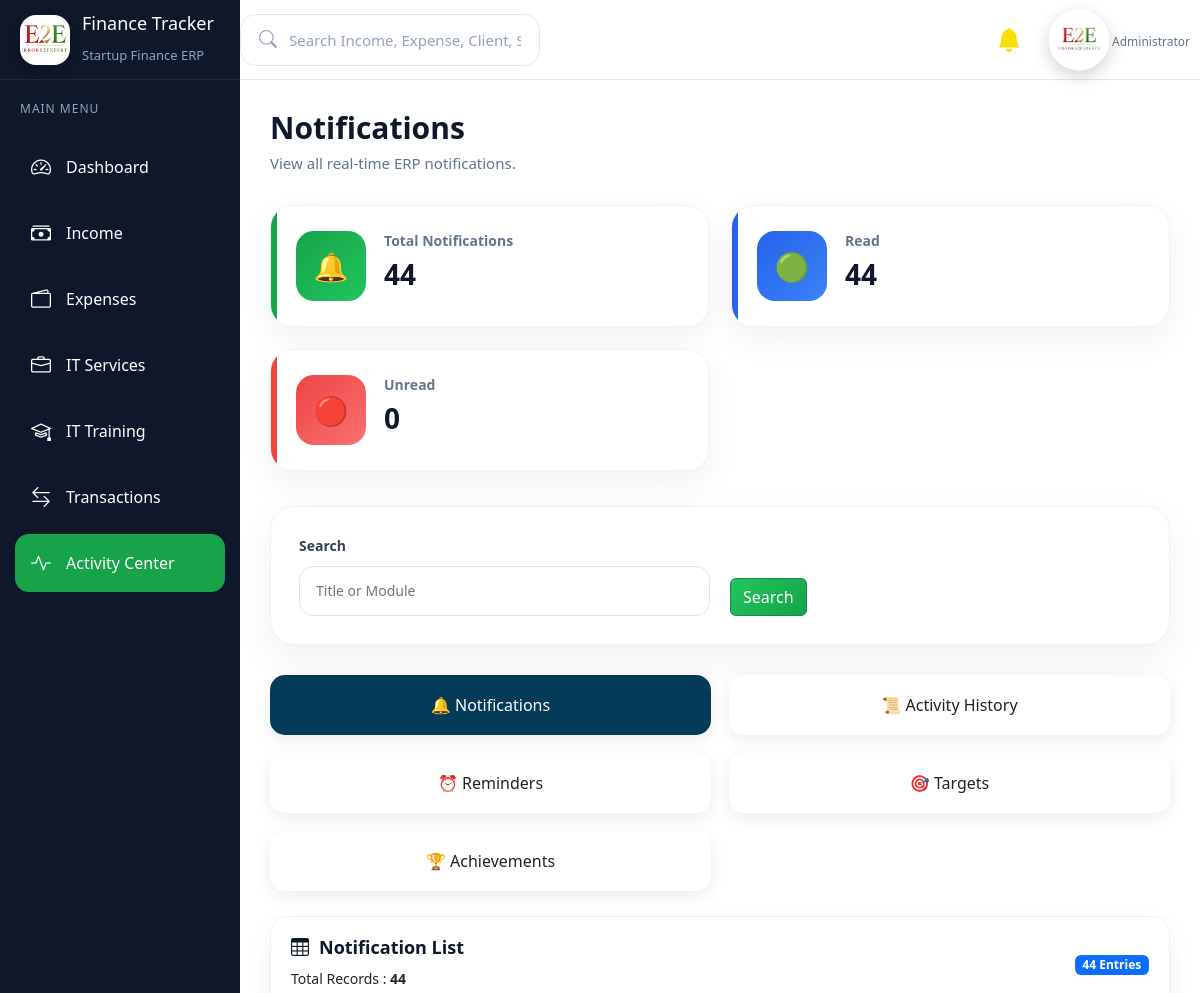
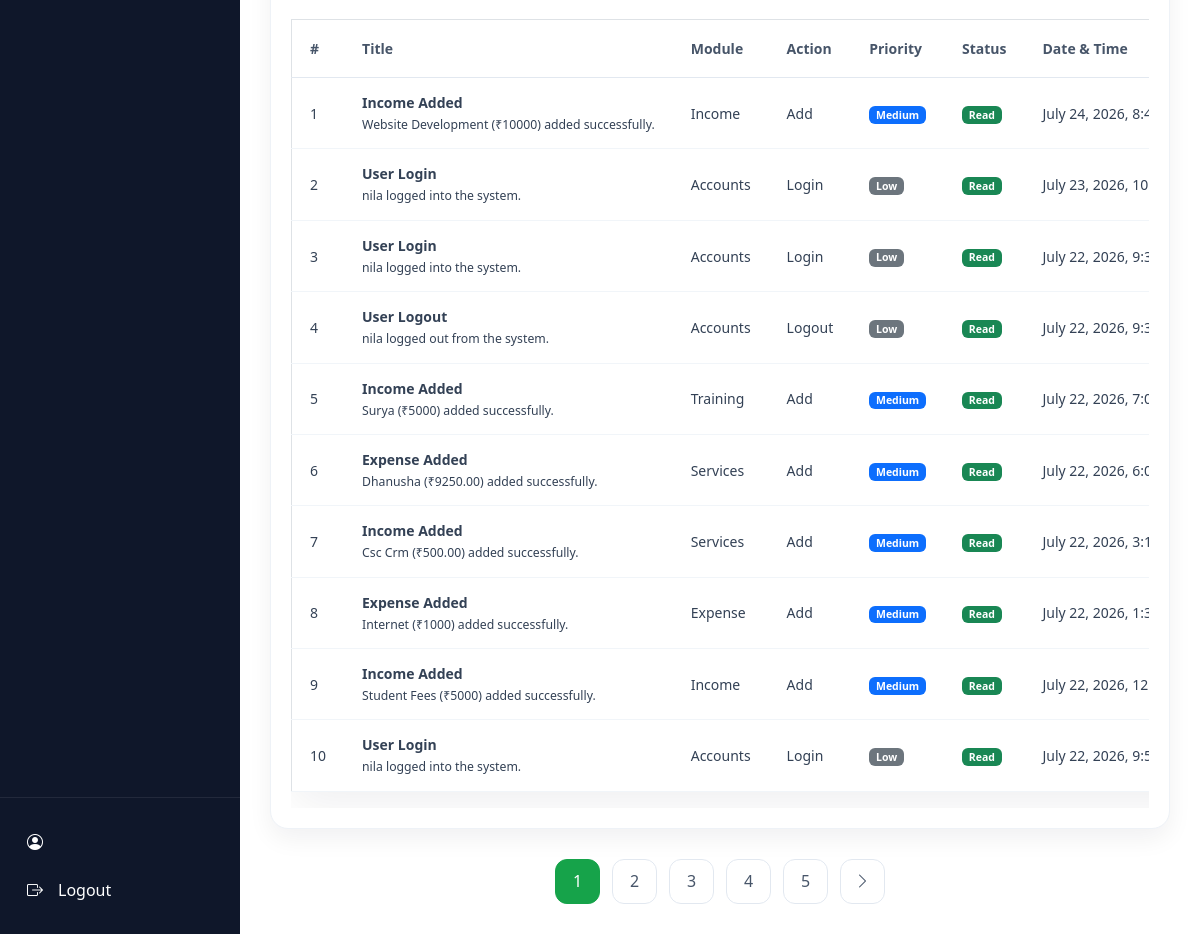
/activity/notifications/, run on an earlier commit of the app's database (2 pictures, top to bottom).
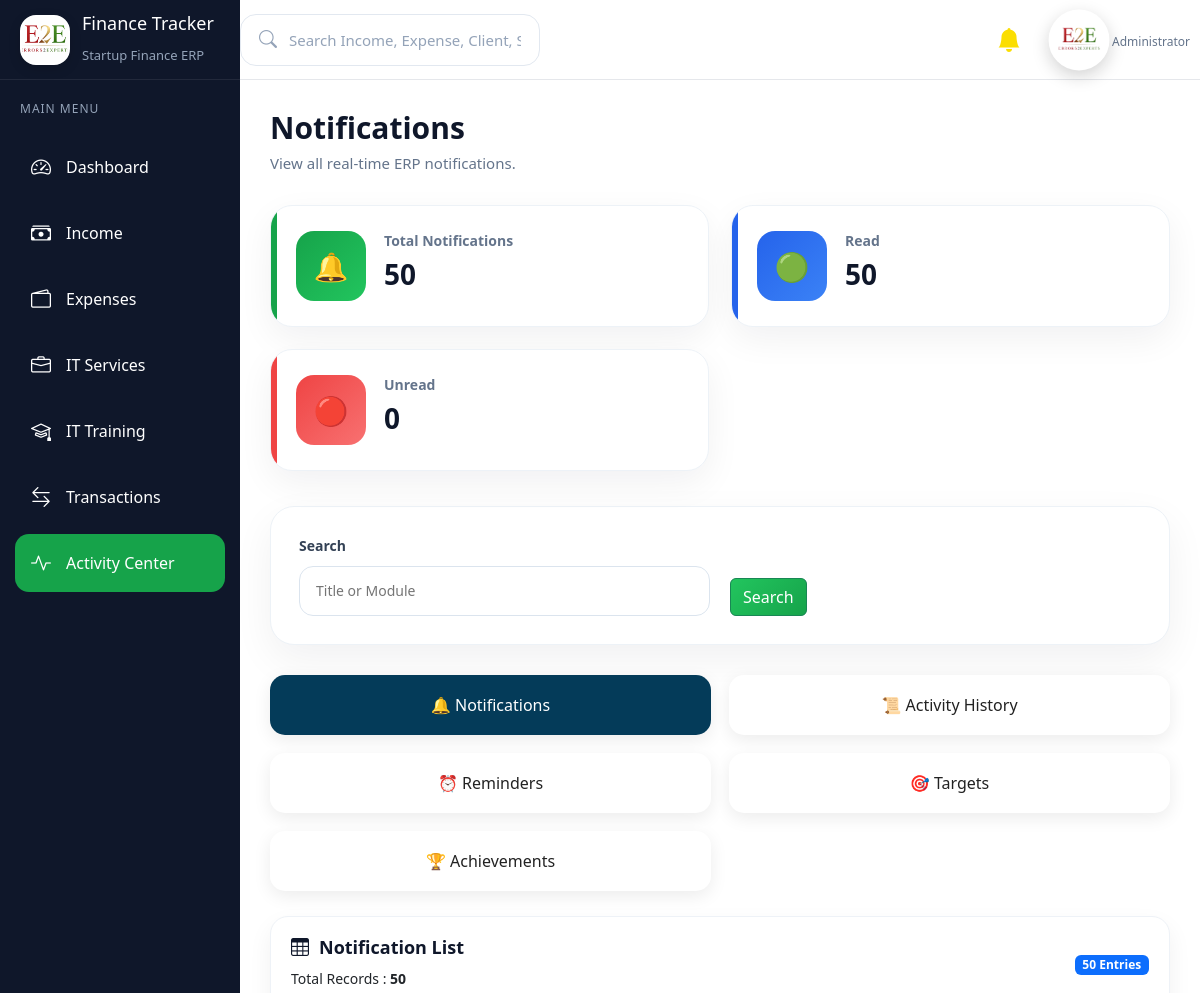
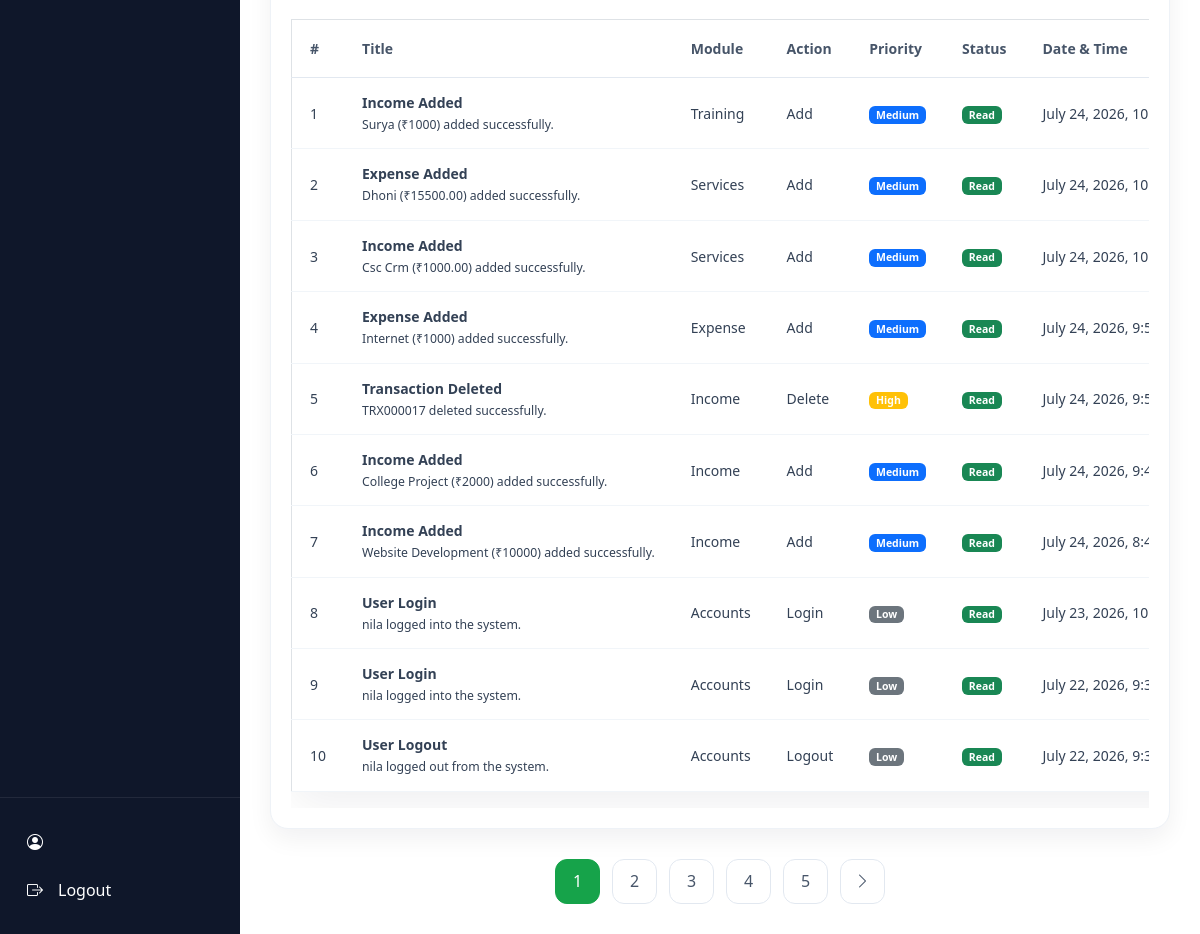
And on a later commit of the database (2 pictures, top to bottom).
### activity/models.py (models this page shows, shortened)
class Notification(models.Model):
    MODULE_CHOICES = (
        ("Accounts", "Accounts"),
        ("Income", "Income"),
        ("Expense", "Expense"),
        ("Training", "Training"),
        ("Services", "Services"),
        ("Transaction", "Transaction"),
        ("Report", "Report"),
        ("Settings", "Settings"),
        ("System", "System"),
    )
    ACTION_CHOICES = (
        ("Add", "Add"),
        ("Edit", "Edit"),
        ("Delete", "Delete"),
        ("View", "View"),
        ("Reminder", "Reminder"),
        ("Target", "Target"),
        ("Achievement", "Achievement"),
        ("Login", "Login"),
        ("Logout", "Logout"),
    )
    PRIORITY_CHOICES = (
        ("Low", "Low"),
        ("Medium", "Medium"),
        ("High", "High"),
        ("Critical", "Critical"),
    )
    title = models.CharField(max_length=200)
    message = models.TextField()
    module = models.CharField(
        max_length=30,
        choices=MODULE_CHOICES
    )
    action = models.CharField(
        max_length=30,
        choices=ACTION_CHOICES
    )
    priority = models.CharField(
        max_length=20,
        choices=PRIORITY_CHOICES,
        default="Medium"
    )
    is_read = models.BooleanField(
        default=False
    )
    created_by = models.ForeignKey(
        User,
        on_delete=models.SET_NULL,
        null=True,
        blank=True
    )
    created_at = models.DateTimeField(
        auto_now_add=True
    )
    class Meta:
        ordering = ["-created_at"]

### activity/views.py (the view)
def notification_list(request):
    Notification.objects.filter(
        is_read=False
    ).update(is_read=True)
    notifications = Notification.objects.all().order_by("-created_at")
    total_notifications = notifications.count()
    read_notifications = notifications.filter(
        is_read=True
    ).count()
    unread_notifications = notifications.filter(
        is_read=False
    ).count()
    paginator = Paginator(
        notifications,
        10
    )
    page_number = request.GET.get("page")
    page_obj = paginator.get_page(page_number)
    return render(
        request,
        "activity/notification_list.html",
        {
            "notifications": page_obj,
            "page_obj": page_obj,
            "total_notifications": total_notifications,
            "read_notifications": read_notifications,
            "unread_notifications": unread_notifications,
            "active_page": "notifications",
            "active_activity": "notifications",
        }
    )

### activity/context_processors.py (called while the page is built)
def notification_context(request):
    unread_notifications = Notification.objects.filter(
        is_read=False
    ).count()
    recent_notifications = Notification.objects.filter(
        is_read=False
    ).order_by("-created_at")[:5]
    return {
        "unread_notifications": unread_notifications,
        "recent_notifications": recent_notifications,
    }

### templates/activity/notification_list.html (shortened to what the changed rows need)
{% extends "base.html" %}
{% block content %}
<div class="page-header">
    <div>
        <h2>Notifications</h2>
    </div>
</div>
<div class="dashboard-cards">
    <div class="dashboard-card revenue">
        <div class="card-content">
            <h5>Total Notifications</h5>
            <h2>{{ total_notifications }}</h2>
        </div>
    </div>
    <div class="dashboard-card profit">
        <div class="card-content">
            <h5>Read</h5>
            <h2>{{ read_notifications }}</h2>
        </div>
    </div>
    <div class="dashboard-card expense">
        <div class="card-content">
            <h2>{{ unread_notifications }}</h2>
        </div>
    </div>
</div>
<div class="dashboard-box notification-table-card">
    <div class="box-header">
    <div>
        <small>
            Total Records :
            <strong>{{ page_obj.paginator.count }}</strong>
        </small>
    </div>
    <div>
        <span class="badge bg-primary">
            {{ page_obj.paginator.count }} Entries
        </span>
    </div>
</div>
   <div class="table-responsive">
    <table class="table dashboard-table align-middle">
        <thead>
            <tr>
                <th>#</th>
                <th>Title</th>
                <th>Module</th>
                <th>Action</th>
                <th>Priority</th>
                <th>Status</th>
                <th>Date & Time</th>
            </tr>
        </thead>
        <tbody>
        {% for notification in notifications %}
            <tr>
                <td>{{ page_obj.start_index|add:forloop.counter0 }}</td>
                <td>
                    <strong>
                        {{ notification.title }}
                    </strong>
                    <br>
                    <small>
                        {{ notification.message }}
                    </small>
                </td>
                <td>
                    {{ notification.module }}
                </td>
                <td>
                    {{ notification.action }}
                </td>
                <td>
                    {% if notification.priority == "Critical" %}
                        <span class="badge bg-danger">
                            Critical
                        </span>
                    {% elif notification.priority == "High" %}
                        <span class="badge bg-warning">
                            High
                        </span>
                    {% elif notification.priority == "Medium" %}
                        <span class="badge bg-primary">
                            Medium
                        </span>
                    {% else %}
                        <span class="badge bg-secondary">
                            Low
                        </span>
                    {% endif %}
                </td>
                <td>
                    {% if notification.is_read %}
                        <span class="badge bg-success">
                            Read
                        </span>
                    {% else %}
                        <span class="badge bg-danger">
                            Unread
                        </span>
                    {% endif %}
                </td>
                <td>
                    {{ notification.created_at }}
                </td>
            </tr>
        {% endfor %}
        </tbody>
    </table>
</div>
</div>
<div class="pagination-container">
    {% for page in page_obj.paginator.page_range %}
        {% if page == page_obj.number %}
            <span class="page-btn active">{{ page }}</span>
        {% else %}
            <a href="?page={{ page }}" class="page-btn">{{ page }}</a>
        {% endif %}
    {% endfor %}
    {% if page_obj.has_next %}
    <a href="?page={{ page_obj.next_page_number }}" class="page-btn">
        <i class="bi bi-chevron-right"></i>
    </a>
    {% endif %}
</div>
{% endblock %}

What changed in the data, as far as the page shows it:
no longer on this page (row unchanged): Notification: start_index|add "5", title "Income Added", message "Surya (₹5000) added successfully.", module "Training", action "Add", priority "Medium", is_read "Read", created_at "July 22, 2026,…"
no longer on this page (row unchanged): Notification: start_index|add "6", title "Expense Added", message "Dhanusha (₹9250.00) added successfully.", module "Services", action "Add", priority "Medium", is_read "Read", created_at "July 22, 2026,…"
no longer on this page (row unchanged): Notification: start_index|add "7", title "Income Added", message "Csc Crm (₹500.00) added successfully.", module "Services", action "Add", priority "Medium", is_read "Read", created_at "July 22, 2026,…"
no longer on this page (row unchanged): Notification: start_index|add "8", title "Expense Added", message "Internet (₹1000) added successfully.", module "Expense", action "Add", priority "Medium", is_read "Read", created_at "July 22, 2026,…"
no longer on this page (row unchanged): Notification: start_index|add "9", title "Income Added", message "Student Fees (₹5000) added successfully.", module "Income", action "Add", priority "Medium", is_read "Read", created_at "July 22, 2026,…"
no longer on this page (row unchanged): Notification: start_index|add "10", title "User Login", message "nila logged into the system.", module "Accounts", action "Login", priority "Low", is_read "Read", created_at "July 22, 2026,…"
added Notification: start_index|add "1", title "Income Added", message "Surya (₹1000) added successfully.", module "Training", action "Add", priority "Medium", is_read "Read", created_at "July 24, 2026,…"
added Notification: start_index|add "2", title "Expense Added", message "Dhoni (₹15500.00) added successfully.", module "Services", action "Add", priority "Medium", is_read "Read", created_at "July 24, 2026,…"
added Notification: start_index|add "3", title "Income Added", message "Csc Crm (₹1000.00) added successfully.", module "Services", action "Add", priority "Medium", is_read "Read", created_at "July 24, 2026,…"
added Notification: start_index|add "4", title "Expense Added", message "Internet (₹1000) added successfully.", module "Expense", action "Add", priority "Medium", is_read "Read", created_at "July 24, 2026,…"
added Notification: start_index|add "5", title "Transaction Deleted", message "TRX000017 deleted successfully.", module "Income", action "Delete", priority "High", is_read "Read", created_at "July 24, 2026,…"
added Notification: start_index|add "6", title "Income Added", message "College Project (₹2000) added successfully.", module "Income", action "Add", priority "Medium", is_read "Read", created_at "July 24, 2026,…"
computed for Notification "Website Development (₹10000) added successfully.": start_index|add "1" → "7"
computed for Notification "July 23, 2026,…": start_index|add "2" → "8"
computed for Notification (number 9 of 10 on the later page): start_index|add "3" → "9"
computed for Notification "User Logout": start_index|add "4" → "10"
Also different on the page:
{{ total_notifications }}: "44" → "50"
{{ read_notifications }}: "44" → "50"
{{ page_obj.paginator.count }}: "44" → "50"
